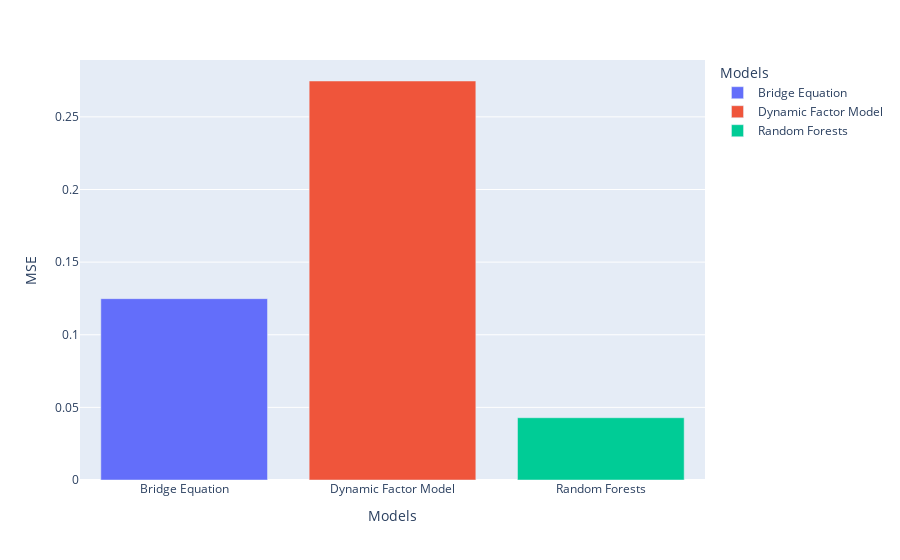

Source (notebook cell):
### Code cell
data = pd.DataFrame({'MSE': [mse_bridge, mse_DFM, mse_RF], 'Models': ["Bridge Equation", "Dynamic Factor Model", "Random Forests"]})
fig = px.bar(data, x='Models', y='MSE', color="Models")
fig.show()

### Figure 1 — Plotly figure (JSON) as saved in the notebook; plotly's stock layout.template omitted (floating-point values rounded to 4 significant figures)
{"data": [{"alignmentgroup": "True", "hovertemplate": "Models=%{x}<br>MSE=%{y}<extra></extra>", "legendgroup": "Bridge Equation", "marker": {"color": "#636efa", "pattern": {"shape": ""}}, "name": "Bridge Equation", "offsetgroup": "Bridge Equation", "orientation": "v", "showlegend": true, "textposition": "auto", "type": "bar", "x": ["Bridge Equation"], "xaxis": "x", "y": [0.1248], "yaxis": "y"}, {"alignmentgroup": "True", "hovertemplate": "Models=%{x}<br>MSE=%{y}<extra></extra>", "legendgroup": "Dynamic Factor Model", "marker": {"color": "#EF553B", "pattern": {"shape": ""}}, "name": "Dynamic Factor Model", "offsetgroup": "Dynamic Factor Model", "orientation": "v", "showlegend": true, "textposition": "auto", "type": "bar", "x": ["Dynamic Factor Model"], "xaxis": "x", "y": [0.2747], "yaxis": "y"}, {"alignmentgroup": "True", "hovertemplate": "Models=%{x}<br>MSE=%{y}<extra></extra>", "legendgroup": "Random Forests", "marker": {"color": "#00cc96", "pattern": {"shape": ""}}, "name": "Random Forests", "offsetgroup": "Random Forests", "orientation": "v", "showlegend": true, "textposition": "auto", "type": "bar", "x": ["Random Forests"], "xaxis": "x", "y": [0.04287], "yaxis": "y"}], "layout": {"barmode": "relative", "legend": {"title": {"text": "Models"}, "tracegroupgap": 0}, "margin": {"t": 60}, "xaxis": {"anchor": "y", "categoryarray": ["Bridge Equation", "Dynamic Factor Model", "Random Forests"], "categoryorder": "array", "domain": [0, 1], "title": {"text": "Models"}}, "yaxis": {"anchor": "x", "domain": [0, 1], "title": {"text": "MSE"}}}}
